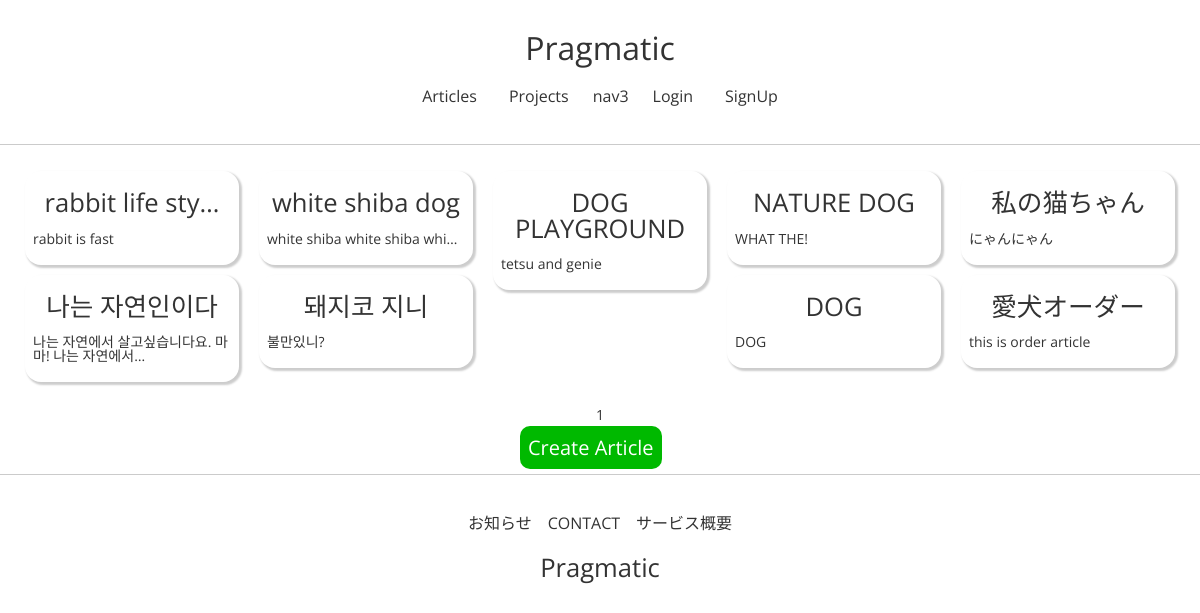
/articles/list/, run on an earlier commit of the app's database.
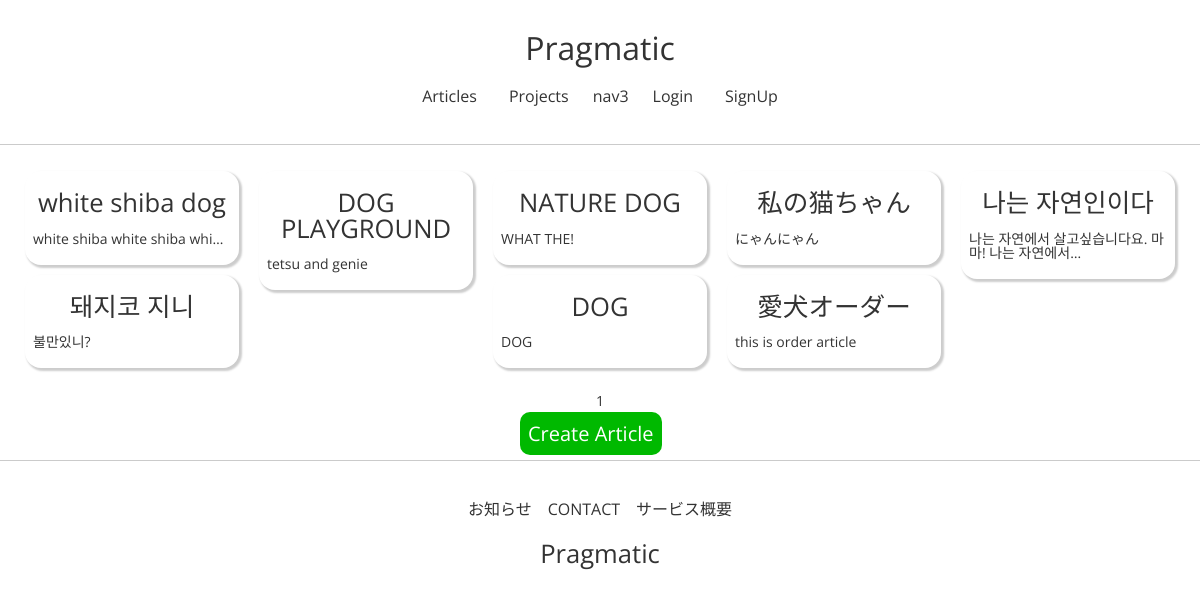
And on a later commit of the database.
### articleapp/models.py (models this page shows)
class Article(models.Model):
    writer = models.ForeignKey(
        User, on_delete=models.SET_NULL, related_name='article', null=True)
    title = models.CharField(max_length=200, null=True)
    image = models.ImageField(upload_to='article/', null=False)
    content = models.TextField(null=True)
    created_at = models.DateField(auto_now_add=True, null=True)

### articleapp/views.py (the view)
# urls.py: path('list/', ArticleListView.as_view(), name='list'),
class ArticleListView(ListView):
    model = Article
    context_object_name = 'article_list'
    template_name = 'articleapp/list.html'
    paginate_by = 10

### articleapp/templates/articleapp/list.html
{% extends 'base.html' %}
{% load static %}
{% block content %}
<section>
    {% if article_list %}
    <div class="wf-container">
        {% for article in article_list %}
            <div class="wf-box">
                <a href="{% url 'articleapp:detail' pk=article.pk %}">
                {% include 'snippets/card.html' with article=article %}
                </a>
            </div>
        {% endfor %}
    </div>
    {% else %}
    <div style="text-align:center">
        <h2>No Article</h2>
    </div>
    {% endif %}
    {% include 'snippets/pagination.html' with page_obj=page_obj %}
    <a href="{% url 'articleapp:create' %}" class="submit-btn">Create Article</a>
</section>
{% endblock %}

### templates/snippets/card.html (shortened to what this page needs)
{%if article_list %}
<div class="content">
    <h3>{{ article.title | truncatechars:16 }}</h3>
    <p>{{ article.content | truncatechars:30 }}</p>
</div>
{% endif %}

What changed in the data, as far as the page shows it:
removed Article: title "rabbit life sty…", content "rabbit is fast"
